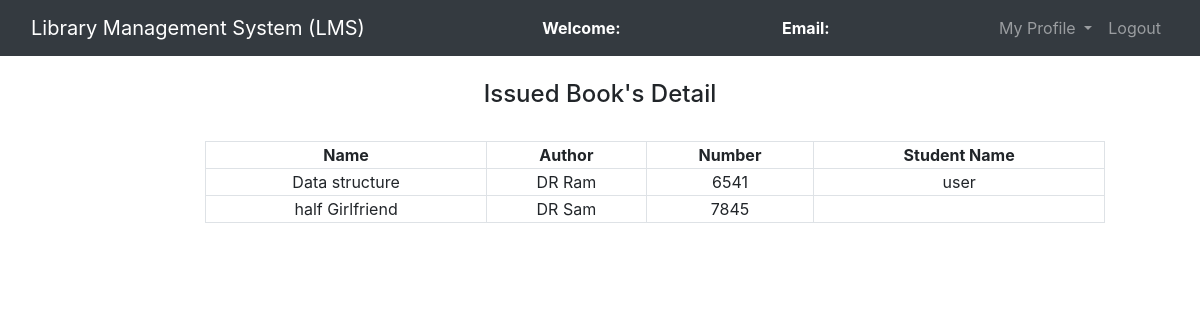
Page /admin/view_issued_book.php on the committed database.
### tables this page shows
CREATE TABLE `issued_books` (
  `s_no` int(11) NOT NULL,
  `book_no` int(11) NOT NULL,
  `book_name` varchar(200) NOT NULL,
  `book_author` varchar(200) NOT NULL,
  `student_id` int(11) NOT NULL,
  `status` int(11) NOT NULL,
  `issue_date` longtext NOT NULL
);

CREATE TABLE `users` (
  `id` int(11) NOT NULL,
  `name` varchar(50) NOT NULL,
  `email` varchar(100) NOT NULL,
  `password` varchar(100) NOT NULL,
  `mobile` int(10) NOT NULL,
  `address` varchar(250) NOT NULL
);

### admin/view_issued_book.php (the view, shortened to what this page needs)
<?php
	$connection = mysqli_connect("localhost","root","");
	$query = "select issued_books.book_name,issued_books.book_author,issued_books.book_no,users.name from issued_books left join users on issued_books.student_id = users.id where issued_books.status = 1";
?>
<!DOCTYPE html>
<html>
<head>
	<link rel="stylesheet" type="text/css" href="../bootstrap-4.4.1/css/bootstrap.min.css">
</head>
<body>
	<nav class="navbar navbar-expand-lg navbar-dark bg-dark">
		<div class="container-fluid">
			<div class="navbar-header">
				<a class="navbar-brand" href="admin_dashboard.php">Library Management System (LMS)</a>
			</div>
			<font style="color: white"><span><strong>Welcome: <?php echo $_SESSION['name'];?></strong></span></font>
			<font style="color: white"><span><strong>Email: <?php echo $_SESSION['email'];?></strong></font>
		    <ul class="nav navbar-nav navbar-right">
		      <li class="nav-item dropdown">
	        	<a class="nav-link dropdown-toggle" data-toggle="dropdown">My Profile </a>
		      </li>
		      <li class="nav-item">
		        <a class="nav-link" href="../logout.php">Logout</a>
		      </li>
		    </ul>
		</div>
	</nav><br>
		<center><h4>Issued Book's Detail</h4><br></center>
		<div class="row">
			<div class="col-md-2"></div>
			<div class="col-md-8">
				<form>
					<table class="table-bordered" width="900px" style="text-align: center">
						<tr>
							<th>Name</th>
							<th>Author</th>
							<th>Number</th>
							<th>Student Name</th>
						</tr>
					<?php
						$query_run = mysqli_query($connection,$query);
						while ($row = mysqli_fetch_assoc($query_run)){
							?>
							<tr>
							<td><?php echo $row['book_name'];?></td>
							<td><?php echo $row['book_author'];?></td>
							<td><?php echo $row['book_no'];?></td>
							<td><?php echo $row['name'];?></td>
						</tr>
					<?php
						}
					?>
				</table>
				</form>
			</div>
			<div class="col-md-2"></div>
		</div>
</body>
</html>

### rows in the picture
issued_books: book_name "Data structure", book_author "DR Ram", book_no "6541", users.name "user"
issued_books: book_name "half Girlfriend", book_author "DR Sam", book_no "7845"
